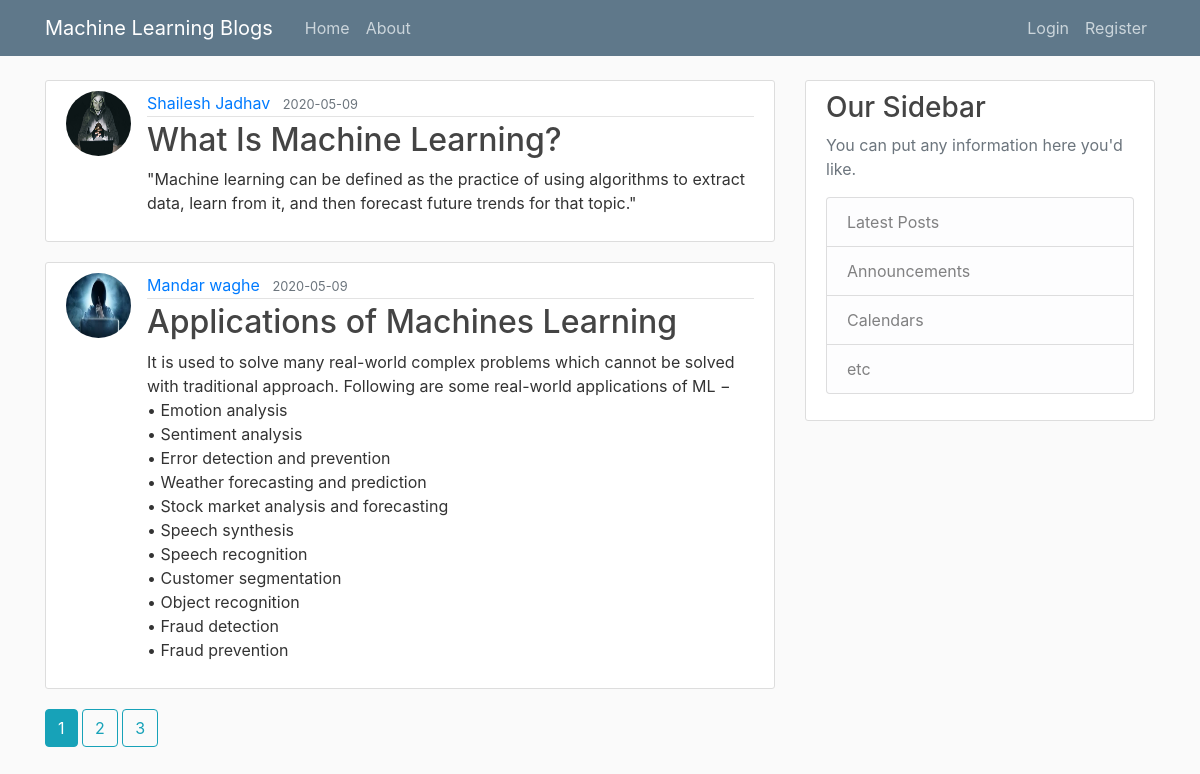
The page /home on the database its author committed.
### Flaskblog/models.py (models this page shows, shortened)
class Post(db.Model):
    id = db.Column(db.Integer, primary_key=True)
    title = db.Column(db.String(100), nullable=False)
    date_posted = db.Column(db.DateTime, nullable=False, default=datetime.utcnow)
    content = db.Column(db.Text, nullable=False)
    user_id = db.Column(db.Integer, db.ForeignKey('user.id'), nullable=False)

class User(db.Model, UserMixin):
    id = db.Column(db.Integer, primary_key=True)
    username = db.Column(db.String(20), unique=True, nullable=False)
    email = db.Column(db.String(120), unique=True, nullable=False)
    image_file = db.Column(db.String(20), nullable=False, default='User2.jpg')
    password = db.Column(db.String(60), nullable=False)
    posts = db.relationship('Post', backref='author', lazy=True)

### Flaskblog/route.py (the view)
@app.route("/")
@app.route("/home")
def home():
    page =request.args.get('page', 1, type=int)
    posts = Post.query.paginate(page=page, per_page=2)
    return render_template('home.html', posts=posts)

### Flaskblog/templates/home.html
{% extends "layout.html" %}
{% block content %}
    {% for post in posts.items %}
        <article class="media content-section">
          <img class="rounded-circle article-img" src="{{ url_for('static', filename='profile_pics/' + post.author.image_file) }}">
          <div class="media-body">
            <div class="article-metadata">
              <a class="mr-2" href="#">{{ post.author.username }}</a>
              <small class="text-muted">{{ post.date_posted.strftime('%Y-%m-%d') }}</small>
            </div>
            <h2><a class="article-title" href="{{ url_for('post', post_id=post.id) }}">{{ post.title }}</a></h2>
            <p class="article-content">{{ post.content }}</p>
          </div>
        </article>
    {% endfor %}
    {% for page_num in posts.iter_pages(left_edge=1, right_edge=1, left_current=1, right_current=2) %}
        {% if page_num %}
          {% if posts.page == page_num %}
            <a class="btn btn-info mb-4" href="{{ url_for('home', page=page_num) }}">{{ page_num }}</a>
          {% else %}
            <a class="btn btn-outline-info mb-4" href="{{ url_for('home', page=page_num) }}">{{ page_num }}</a>
          {% endif %}
        {% else %}
            ...
        {% endif %}
      {% endfor %}
{% endblock content %}

### Flaskblog/static/main.css (style rules this page uses)
body { background: #fafafa; color: #333333; margin-top: 5rem; }
h1, h2, h3, h4, h5, h6 { color: #444444; }
.content-section { background: #ffffff; padding: 10px 20px; border: 1px solid #dddddd; border-radius: 3px; margin-bottom: 20px; }
.article-title { color: #444444; }
.article-content { white-space: pre-line; }
.article-img { height: 65px; width: 65px; margin-right: 16px; }
.article-metadata { padding-bottom: 1px; margin-bottom: 4px; border-bottom: 1px solid #e3e3e3 }

### rows shown on the page
Post: image_file (picture), author.username "Shailesh Jadhav", date_posted "2020-05-09", title "What Is Machine Learning?", content "\"Machine learning can be defined as the practice of using algorithms to extract data, learn from it, and then forecast future trends for that topic.\""
Post: image_file (picture), author.username "Mandar waghe", date_posted "2020-05-09", title "Applications of Machines Learning", content "It is used to solve many real-world complex problems which cannot be solved with traditional approach. Following are some real-world applications of ML − • Emotion analysis • Sentiment analysis • Error detection and prevention • Weather forecasting and prediction • Stock market analysis and forecasting • Speech synthesis • Speech recognition • Customer segmentation • Object recognition • Fraud detection • Fraud prevention"

### other values the page prints
{{ page_num }} "1"
{{ page_num }} "2" "3"
